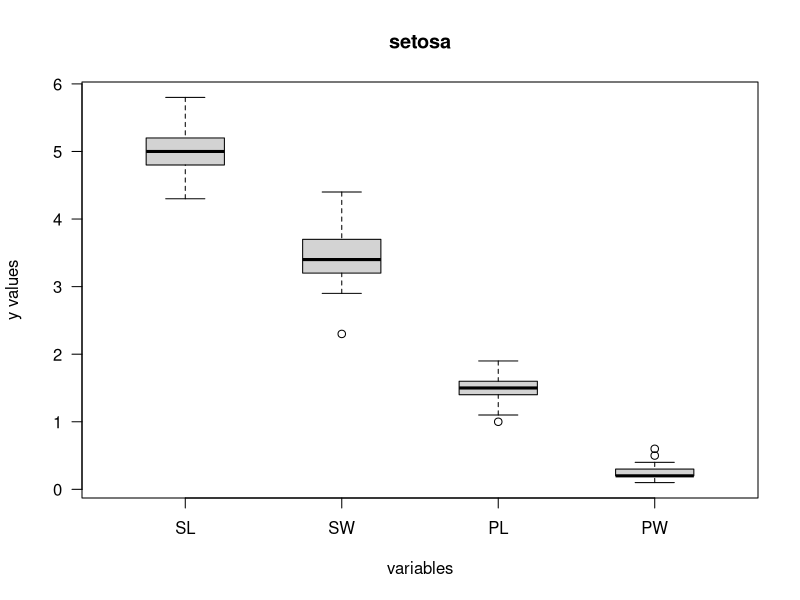
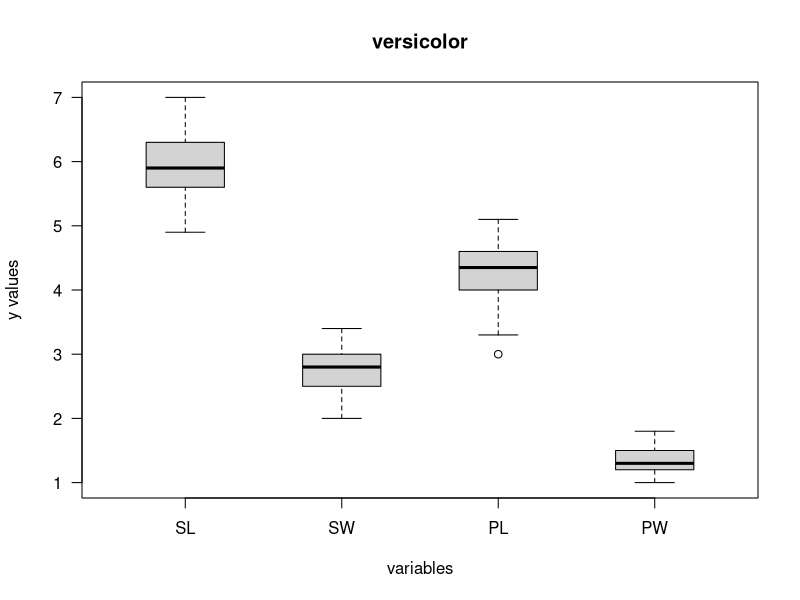
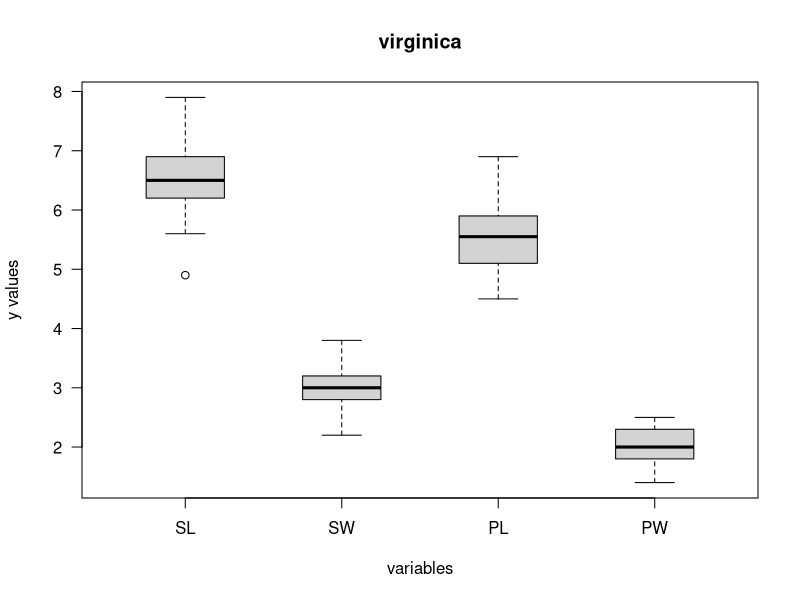
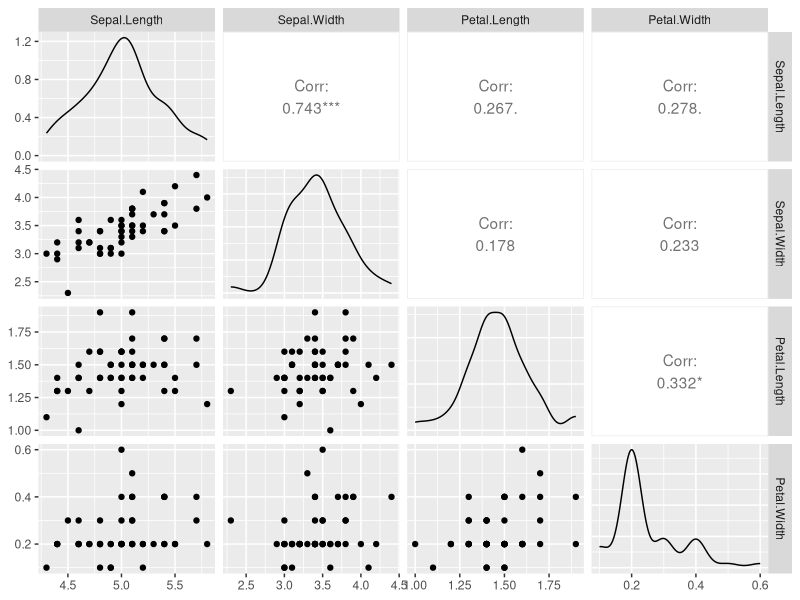
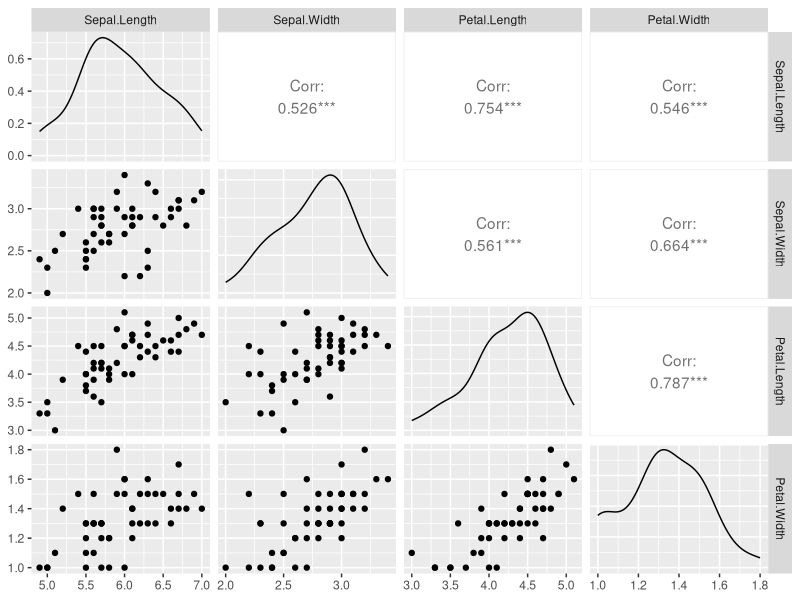
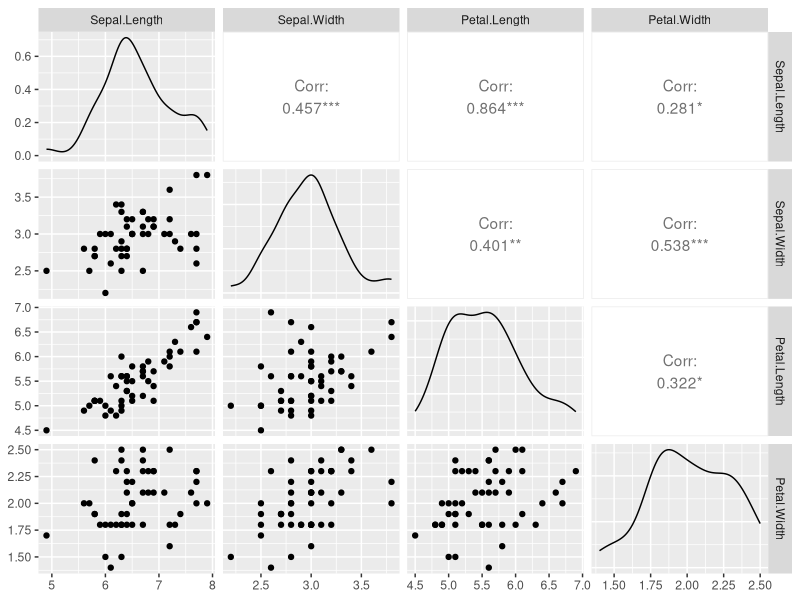

The R script that drew these images, in order:
#Question 1d
#Find the length of x;
sqrt(sum(5*5+1*1+3*3))
#Find the length of y;
sqrt(sum((-1)*(-1)+ 3*3 +1*1))
#Find xTy;
c1 <- c(5,1,3)
x <- matrix(c1,3,1)
c2 <- c(-1,3,1)
y <- matrix(c2,3,1)
t(x) %*% y

#Question 3a
#Extract the setosa species from iris data;
attach(iris)
SE <- iris[Species == "setosa", 1:4]
#Build the boxplot of setosa;
boxplot(SE, boxwex = 0.5, las=1, names=c("SL","SW","PL","PW"), main="setosa", 
        xlab="variables",ylab="y values")

#Extract the versicolor species from iris data;
VER <- iris[Species == "versicolor", 1:4]
#Build the boxplot of versicolor;
boxplot(VER, boxwex = 0.5, las=1, names=c("SL","SW","PL","PW"), main="versicolor", 
        xlab="variables",ylab="y values")

#Extract the virginica species from iris data;
VIR <- iris[Species == "virginica", 1:4]
#Build the boxplot of virginica;
boxplot(VIR, boxwex = 0.5, las=1, names=c("SL","SW","PL","PW"), main="virginica", 
        xlab="variables",ylab="y values")

#Question 3b
#load the library of ggplot2 and GGally;
library(ggplot2)
library(GGally)
#Make the pairs-plot of setosa;
ggpairs(SE)
#Make the pairs-plot of versicolor;
ggpairs(VER)
#Make the pairs-plot of virginica;
ggpairs(VIR)

#Question 3c
#Estimate the µ of setosa;
SE_means <- colMeans(SE)
SE_means
#Compute the sample covariance matrix;
SE_S <- cov(SE)
round(SE_S, 4)
#Compute the sample correlation matrix;
cor(SE)
#Sample size of setosa flowers;
SE_n <- nrow(SE)
#Estimate covariance of setosa;
round(SE_S/SE_n, 5)

#Estimate the µ of versicolor;
VER_means <- colMeans(VER)
VER_means
#Compute the sample covariance matrix;
VER_S <- cov(VER)
round(VER_S, 4)
#Compute the sample correlation matrix;
cor(VER)
#Sample size of versicolor flowers;
VER_n <- nrow(VER)
#Estimate the covariance of versicolor;
round(VER_S/VER_n, 5)

#Estimate the µ of virginica;
VIR_means <- colMeans(VIR)
VIR_means
#Compute the sample covariance matrix;
VIR_S <- cov(VIR)
round(VIR_S,4)
#Compute the sample correlation matrix;
cor(VIR)
#Sample size of virginica flowers;
VIR_n <- nrow(VIR)
#Estimate the covariance of virginica;
round(VIR_S/VIR_n, 5)

#Question 3d
#Yes, for all three species, there are positive correlation between any variables (lenth, width of
# Speal or Petal). But when we compare the pattern of them, the virginica has more corelated between
# variables, the setosa has the least correlation between variables.

#Question 4a
#Population: population consist of all skulls with epoch c4000BC;
#Parameter: true mean of mb, bh, bl, nh of all skulls with epoch c4000BC;
#Sample: sample consists of 30 epoch c4000BC for which data collected;
#Statistic: estimate the mean of mb, bh, bl, nh of all skulls with epoch c4000BC by sample mean.

#Question 4b
#Extract all data of c4000BC;
library(HSAUR3)
attach(skulls)
epoch_c4000 <- skulls[epoch == "c4000BC", 2:5]
#Estimate of the true mean of all skulls with epoch c4000BC;
epoch_c4000_mean <- colMeans(epoch_c4000)
epoch_c4000_mean 

#Question 4c
#Sample variance-covariance was used to estimate 
S_eopch_c4000 <- cov(epoch_c4000)
S_eopch_c4000

#Question 4d
#Sample size of c4000BC;
n_c4000 <- nrow(epoch_c4000)
#Estimate the population variance covariance of the population mean;
E <- S_eopch_c4000/n_c4000
E

#Question 4e
#According to the calculation, the matrix of A can be written as;
A <- matrix(c(1,0,0,-1,0,1,0,-1), nrow=2, ncol=4, byrow=TRUE)
A
#The covariacne of the estimator is:
A %*% E %*% t(A)

#Question 5a
# The basic difference between multivariate and longitudinal data is that 
# the order of the repeated measurements is essential in the analysis of 
# longitudial data, whereas permuting the order of the variables in multi
# -variate analysis yields same results. 

#Question 5b
# Because we want to know how variable and quantify how variablily between 
# two variables.

#Question 5c
# No, that only proves X and Y doesn't have linear realtionship, they may 
# have non-liner relationship.

#Question 5d
# No, as we know, the longitude data should be meausred as the same unit 
# at different time spots, however in problem 4 they did at the different
# spots, but the testing targets are different from each time tests.
